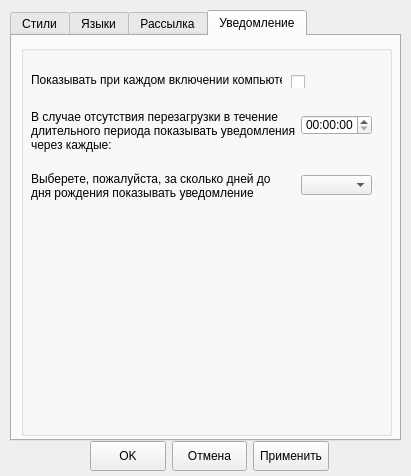
<?xml version="1.0" encoding="UTF-8"?>
<ui version="4.0">
 <class>SettingDialog</class>
 <widget class="QDialog" name="SettingDialog">
  <property name="geometry">
   <rect>
    <x>0</x>
    <y>0</y>
    <width>411</width>
    <height>476</height>
   </rect>
  </property>
  <property name="maximumSize">
   <size>
    <width>411</width>
    <height>476</height>
   </size>
  </property>
  <property name="windowTitle">
   <string>Настройки</string>
  </property>
  <widget class="QTabWidget" name="tabWidget">
   <property name="geometry">
    <rect>
     <x>10</x>
     <y>10</y>
     <width>391</width>
     <height>431</height>
    </rect>
   </property>
   <property name="currentIndex">
    <number>3</number>
   </property>
   <widget class="QWidget" name="tabStyle">
    <attribute name="title">
     <string>Стили</string>
    </attribute>
    <widget class="QGroupBox" name="choosingStyleGroup">
     <property name="geometry">
      <rect>
       <x>10</x>
       <y>0</y>
       <width>371</width>
       <height>401</height>
      </rect>
     </property>
     <property name="maximumSize">
      <size>
       <width>16777215</width>
       <height>16777215</height>
      </size>
     </property>
     <property name="title">
      <string>Стиль окна:</string>
     </property>
     <widget class="QWidget" name="layoutWidget_3">
      <property name="geometry">
       <rect>
        <x>10</x>
        <y>30</y>
        <width>120</width>
        <height>65</height>
       </rect>
      </property>
      <layout class="QVBoxLayout" name="styleLayout">
       <item>
        <widget class="QRadioButton" name="standartButton">
         <property name="text">
          <string>Стандартная</string>
         </property>
        </widget>
       </item>
       <item>
        <widget class="QRadioButton" name="seasonsButton">
         <property name="text">
          <string>Времена года</string>
         </property>
        </widget>
       </item>
       <item>
        <widget class="QRadioButton" name="usersButton">
         <property name="text">
          <string>Пользовательская</string>
         </property>
        </widget>
       </item>
      </layout>
     </widget>
     <widget class="QWidget" name="layoutWidget_2">
      <property name="geometry">
       <rect>
        <x>10</x>
        <y>110</y>
        <width>210</width>
        <height>22</height>
       </rect>
      </property>
      <layout class="QHBoxLayout" name="colorLayout">
       <item>
        <widget class="QLabel" name="txtClourChoice">
         <property name="text">
          <string>Выбрать цвет окон:</string>
         </property>
        </widget>
       </item>
       <item>
        <widget class="QComboBox" name="choiceListColour">
         <property name="minimumSize">
          <size>
           <width>100</width>
           <height>0</height>
          </size>
         </property>
         <property name="maximumSize">
          <size>
           <width>100</width>
           <height>16777215</height>
          </size>
         </property>
         <item>
          <property name="text">
           <string>Новый элемент</string>
          </property>
         </item>
         <item>
          <property name="text">
           <string>Новый элемент</string>
          </property>
         </item>
        </widget>
       </item>
      </layout>
     </widget>
     <widget class="QWidget" name="layoutWidget">
      <property name="geometry">
       <rect>
        <x>10</x>
        <y>150</y>
        <width>211</width>
        <height>25</height>
       </rect>
      </property>
      <layout class="QHBoxLayout" name="imagesLayout">
       <item>
        <widget class="QLabel" name="txtImageChoice">
         <property name="text">
          <string>Выбрать картинку как фон:</string>
         </property>
        </widget>
       </item>
       <item>
        <widget class="QPushButton" name="browseFileButton">
         <property name="maximumSize">
          <size>
           <width>60</width>
           <height>16777215</height>
          </size>
         </property>
         <property name="text">
          <string>Обзор..</string>
         </property>
        </widget>
       </item>
      </layout>
     </widget>
    </widget>
   </widget>
   <widget class="QWidget" name="tabLanguage">
    <attribute name="title">
     <string>Языки</string>
    </attribute>
    <widget class="QGroupBox" name="choosingLanguageGroup">
     <property name="geometry">
      <rect>
       <x>9</x>
       <y>9</y>
       <width>371</width>
       <height>391</height>
      </rect>
     </property>
     <property name="title">
      <string/>
     </property>
     <widget class="QWidget" name="layoutWidget_4">
      <property name="geometry">
       <rect>
        <x>10</x>
        <y>20</y>
        <width>241</width>
        <height>22</height>
       </rect>
      </property>
      <layout class="QHBoxLayout" name="languageLayout">
       <item>
        <widget class="QLabel" name="txtLanguageChoice">
         <property name="maximumSize">
          <size>
           <width>100</width>
           <height>27</height>
          </size>
         </property>
         <property name="text">
          <string>Выбрать язык:</string>
         </property>
        </widget>
       </item>
       <item>
        <widget class="QComboBox" name="choiceListLanguage">
         <property name="maximumSize">
          <size>
           <width>170</width>
           <height>16777215</height>
          </size>
         </property>
        </widget>
       </item>
      </layout>
     </widget>
    </widget>
   </widget>
   <widget class="QWidget" name="tabDelivery">
    <attribute name="title">
     <string>Рассылка</string>
    </attribute>
    <widget class="QGroupBox" name="deliveryGroup">
     <property name="geometry">
      <rect>
       <x>10</x>
       <y>0</y>
       <width>371</width>
       <height>401</height>
      </rect>
     </property>
     <property name="title">
      <string/>
     </property>
     <widget class="QLabel" name="txtRemainderEmail">
      <property name="geometry">
       <rect>
        <x>10</x>
        <y>10</y>
        <width>351</width>
        <height>61</height>
       </rect>
      </property>
      <property name="text">
       <string>Если Вы хотите, чтобы за определенное время вам приходило напоминание о днях рождения ваших друзей и близких на вашу электронную почту, введите, пожалуйста, свой e-mail.Вы можете выбрать из списка несколько e-mail. А также удалить не используемые e-mail.</string>
      </property>
      <property name="wordWrap">
       <bool>true</bool>
      </property>
     </widget>
     <widget class="QWidget" name="layoutWidget_5">
      <property name="geometry">
       <rect>
        <x>10</x>
        <y>80</y>
        <width>307</width>
        <height>25</height>
       </rect>
      </property>
      <layout class="QHBoxLayout" name="addEmailLayout">
       <item>
        <widget class="QLabel" name="txtAddEmail">
         <property name="text">
          <string>Добавить e-mail:</string>
         </property>
        </widget>
       </item>
       <item>
        <widget class="QLineEdit" name="logField">
         <property name="text">
          <string/>
         </property>
        </widget>
       </item>
       <item>
        <widget class="QPushButton" name="okSaveEmailButton">
         <property name="maximumSize">
          <size>
           <width>16777215</width>
           <height>27</height>
          </size>
         </property>
         <property name="text">
          <string>OK</string>
         </property>
        </widget>
       </item>
      </layout>
     </widget>
     <widget class="QListWidget" name="emailListWidget">
      <property name="geometry">
       <rect>
        <x>10</x>
        <y>120</y>
        <width>191</width>
        <height>91</height>
       </rect>
      </property>
      <property name="inputMethodHints">
       <set>Qt::ImhEmailCharactersOnly</set>
      </property>
      <property name="selectionRectVisible">
       <bool>true</bool>
      </property>
      <item>
       <property name="text">
        <string>hh@ya.ru</string>
       </property>
       <property name="checkState">
        <enum>Checked</enum>
       </property>
      </item>
      <item>
       <property name="text">
        <string>ggqq@ya.ru</string>
       </property>
       <property name="checkState">
        <enum>Unchecked</enum>
       </property>
       <property name="flags">
        <set>ItemIsSelectable|ItemIsUserCheckable|ItemIsEnabled</set>
       </property>
      </item>
     </widget>
     <widget class="QPushButton" name="deleteSaveEmailButton">
      <property name="geometry">
       <rect>
        <x>210</x>
        <y>180</y>
        <width>31</width>
        <height>27</height>
       </rect>
      </property>
      <property name="maximumSize">
       <size>
        <width>16777215</width>
        <height>27</height>
       </size>
      </property>
      <property name="text">
       <string>DEL</string>
      </property>
     </widget>
     <widget class="QLabel" name="txtTextRemainder">
      <property name="geometry">
       <rect>
        <x>10</x>
        <y>250</y>
        <width>131</width>
        <height>16</height>
       </rect>
      </property>
      <property name="text">
       <string>Текст напоминания:</string>
      </property>
     </widget>
     <widget class="QTextEdit" name="txtEnterTextRemainder">
      <property name="geometry">
       <rect>
        <x>10</x>
        <y>270</y>
        <width>351</width>
        <height>121</height>
       </rect>
      </property>
      <property name="maximumSize">
       <size>
        <width>16777215</width>
        <height>16777215</height>
       </size>
      </property>
     </widget>
     <widget class="QWidget" name="layoutWidget">
      <property name="geometry">
       <rect>
        <x>10</x>
        <y>220</y>
        <width>211</width>
        <height>22</height>
       </rect>
      </property>
      <layout class="QHBoxLayout" name="reminderLayout">
       <item>
        <widget class="QLabel" name="txtReminderPeriod">
         <property name="enabled">
          <bool>true</bool>
         </property>
         <property name="text">
          <string>Напомнить за:</string>
         </property>
        </widget>
       </item>
       <item>
        <widget class="QComboBox" name="choiceListReminder"/>
       </item>
      </layout>
     </widget>
     <zorder>layoutWidget</zorder>
     <zorder>txtRemainderEmail</zorder>
     <zorder>layoutWidget_5</zorder>
     <zorder>emailListWidget</zorder>
     <zorder>deleteSaveEmailButton</zorder>
     <zorder>txtTextRemainder</zorder>
     <zorder>txtEnterTextRemainder</zorder>
    </widget>
   </widget>
   <widget class="QWidget" name="tabNotification">
    <attribute name="title">
     <string>Уведомление</string>
    </attribute>
    <widget class="QGroupBox" name="notificationGroup">
     <property name="geometry">
      <rect>
       <x>9</x>
       <y>9</y>
       <width>371</width>
       <height>391</height>
      </rect>
     </property>
     <property name="title">
      <string/>
     </property>
     <widget class="QLabel" name="txtPeriod">
      <property name="geometry">
       <rect>
        <x>10</x>
        <y>120</y>
        <width>251</width>
        <height>41</height>
       </rect>
      </property>
      <property name="text">
       <string>Выберете, пожалуйста, за сколько дней до дня рождения показывать уведомление</string>
      </property>
      <property name="wordWrap">
       <bool>true</bool>
      </property>
     </widget>
     <widget class="QLabel" name="txtReload">
      <property name="geometry">
       <rect>
        <x>10</x>
        <y>60</y>
        <width>271</width>
        <height>52</height>
       </rect>
      </property>
      <property name="text">
       <string>В случае отсутствия перезагрузки в течение длительного периода показывать уведомления через каждые:</string>
      </property>
      <property name="wordWrap">
       <bool>true</bool>
      </property>
     </widget>
     <widget class="QComboBox" name="choiceListPeriod">
      <property name="geometry">
       <rect>
        <x>280</x>
        <y>130</y>
        <width>71</width>
        <height>20</height>
       </rect>
      </property>
     </widget>
     <widget class="QTimeEdit" name="timeEdit">
      <property name="geometry">
       <rect>
        <x>280</x>
        <y>70</y>
        <width>71</width>
        <height>20</height>
       </rect>
      </property>
     </widget>
     <widget class="QLabel" name="txtAutoload">
      <property name="geometry">
       <rect>
        <x>10</x>
        <y>20</y>
        <width>251</width>
        <height>29</height>
       </rect>
      </property>
      <property name="text">
       <string>Показывать при каждом включении компьютера</string>
      </property>
     </widget>
     <widget class="QCheckBox" name="checkAuto">
      <property name="geometry">
       <rect>
        <x>270</x>
        <y>30</y>
        <width>62</width>
        <height>13</height>
       </rect>
      </property>
      <property name="text">
       <string/>
      </property>
     </widget>
    </widget>
   </widget>
  </widget>
  <widget class="QWidget" name="layoutWidget">
   <property name="geometry">
    <rect>
     <x>90</x>
     <y>440</y>
     <width>239</width>
     <height>32</height>
    </rect>
   </property>
   <layout class="QHBoxLayout" name="horizontalLayout">
    <item>
     <widget class="QPushButton" name="okSaveSettingButton">
      <property name="minimumSize">
       <size>
        <width>40</width>
        <height>30</height>
       </size>
      </property>
      <property name="text">
       <string>OK</string>
      </property>
     </widget>
    </item>
    <item>
     <widget class="QPushButton" name="cancelButton">
      <property name="minimumSize">
       <size>
        <width>40</width>
        <height>30</height>
       </size>
      </property>
      <property name="text">
       <string>Отмена</string>
      </property>
     </widget>
    </item>
    <item>
     <widget class="QPushButton" name="applyButton">
      <property name="minimumSize">
       <size>
        <width>40</width>
        <height>30</height>
       </size>
      </property>
      <property name="text">
       <string>Применить</string>
      </property>
     </widget>
    </item>
   </layout>
  </widget>
 </widget>
 <resources/>
 <connections/>
</ui>
